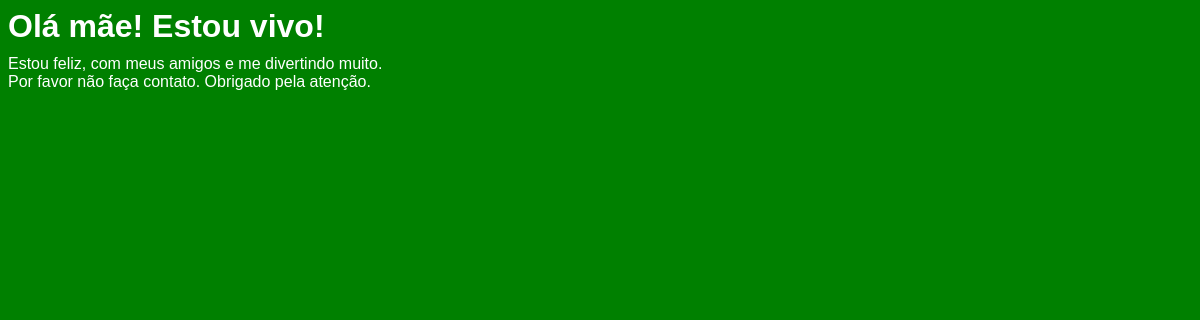
The app's page /artigo/1/ with its own data.
### blog/models.py (models this page shows)
class Artigo(models.Model):
    class Meta:
        ordering = ('-publicacao',)
    titulo = models.CharField(max_length=100)
    conteudo = models.TextField()
    publicacao = models.DateTimeField(auto_now_add=True)

### blog/views.py (the view)
# urls.py: url(r'^artigo/(?P<artigo_id>\d+)/$', views.artigo, name='artigo'),
def artigo(request, artigo_id):
    art = Artigo.objects.get(id=artigo_id)
    context = {'artigo':art}
    return render(request, 'blog/artigo.html', context)

### blog/templates/blog/artigo.html (shortened to what this page needs)
{% extends "base.html" %}
{% block h1 %} {{ artigo.titulo }} {% endblock %}
{% block conteudo %} {{ artigo.conteudo }} {% endblock %}

### Blog/templates/base.html (style rules this page uses)
body { font-family: arial; background-color: green; color: white; }

### records on screen
Artigo: titulo "Olá mãe! Estou vivo!", conteudo "Estou feliz, com meus amigos e me divertindo muito."
